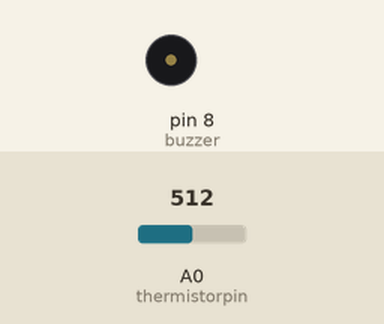
Bench run of a sketch on a simulated Arduino Uno, built with avr-gcc and run on an emulated ATmega328P. On the bench: buzzer (waves = sounding). Inputs (shaded band) come from the test bench; at power-on: A0 (thermistorpin) = 512. What the sketch prints to the serial monitor is not drawn.

Above: at 1.3 s.
1.4 s: A0 (thermistorpin) set to 498
Timing chart, 0 to 9.5 s (numbered marks = the images above; inputs shaded):
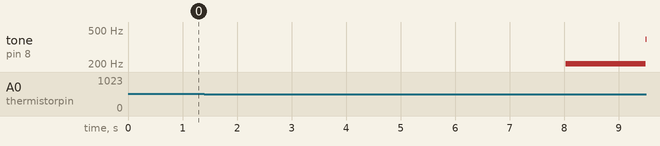

The sketch:

assign3.ino
```cpp
// C++ code
int thermistorpin=A0;
int buzzer=8;
int delayTime=500;
void setup() {
  // put your setup code here, to run once:
pinMode(buzzer,OUTPUT);
Serial.begin(9600);


}
void loop() {
  // put your main code here, to run repeatedly:
float a=analogRead(thermistorpin);
float resistance=(1023.0*10000)/a-10000;
float temp=(3435.0/(log(resistance/10000))) -273.15+273.15;
temp=temp*0.488828125;
temp=temp*0.488828125;
  temp=temp*0.488828125;
  temp=temp*0.488828125;
  temp=temp*0.488828125;
Serial.print("temp: ");
Serial.print(temp);
Serial.println("*C");
delay(delayTime);
if(temp >30.0){
  for(int i=200;i<800;i++){
    tone(buzzer,i);
    delay(5);

  }
  for(int i=800;i>200;i--){
    tone(buzzer,i);
    delay(5);

  }
}

}
```

Measured:
- after the input at 1.4 s, tone on pin 8 (buzzer): silent → 201 Hz after 6.6 s, → 392 Hz 1.5 s later
